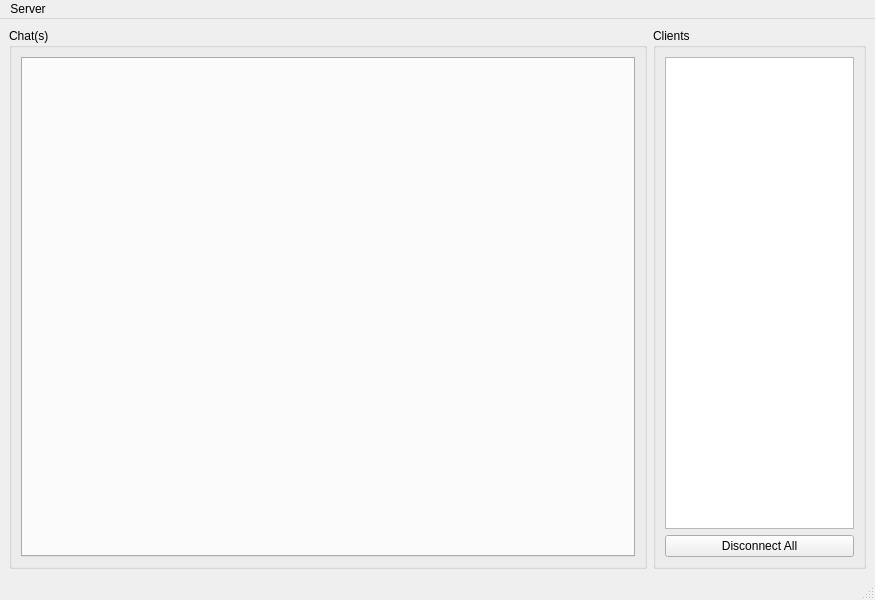
<?xml version="1.0" encoding="UTF-8"?>
<ui version="4.0">
 <class>MainWindow</class>
 <widget class="QMainWindow" name="MainWindow">
  <property name="geometry">
   <rect>
    <x>0</x>
    <y>0</y>
    <width>875</width>
    <height>600</height>
   </rect>
  </property>
  <property name="windowTitle">
   <string>MainWindow</string>
  </property>
  <widget class="QWidget" name="centralwidget">
   <layout class="QHBoxLayout" name="horizontalLayout" stretch="3,1">
    <property name="spacing">
     <number>6</number>
    </property>
    <item>
     <widget class="QGroupBox" name="groupChats">
      <property name="title">
       <string>Chat(s)</string>
      </property>
      <layout class="QVBoxLayout" name="verticalLayout">
       <item>
        <widget class="QTabWidget" name="tabChats"/>
       </item>
      </layout>
     </widget>
    </item>
    <item>
     <widget class="QGroupBox" name="groupClients">
      <property name="title">
       <string>Clients</string>
      </property>
      <layout class="QVBoxLayout" name="verticalLayout_2">
       <item>
        <widget class="QListWidget" name="listClients"/>
       </item>
       <item>
        <widget class="QPushButton" name="buttonDisconnectAll">
         <property name="text">
          <string>Disconnect All</string>
         </property>
        </widget>
       </item>
      </layout>
     </widget>
    </item>
   </layout>
  </widget>
  <widget class="QMenuBar" name="menubar">
   <property name="geometry">
    <rect>
     <x>0</x>
     <y>0</y>
     <width>875</width>
     <height>25</height>
    </rect>
   </property>
   <widget class="QMenu" name="menuServer">
    <property name="title">
     <string>Server</string>
    </property>
   </widget>
   <addaction name="menuServer"/>
  </widget>
  <widget class="QStatusBar" name="statusbar"/>
 </widget>
 <resources/>
 <connections/>
</ui>
